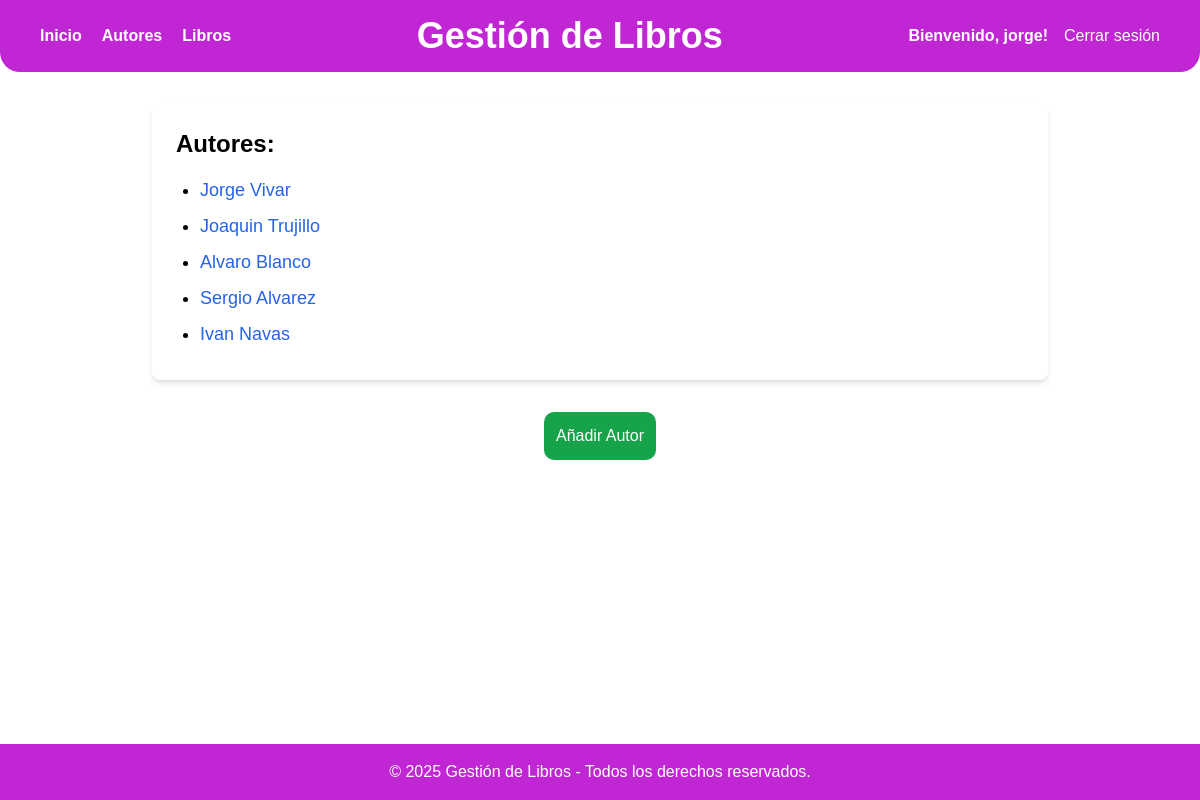
The app's page /gestion/autores/ (signed in) with its own data.
### myapp/models.py (models this page shows, shortened)
class Autor(models.Model):
    nombre= models.CharField(max_length=100)
    apellido= models.CharField(max_length=100)
    fecha_nacimiento= models.DateField()

### myapp/views.py (the view)
# urls.py: path('autores/', views.AutorListView.as_view(), name='lista_autores'),
class AutorListView(ListView):
    model = Autor
    template_name = 'lista_autores.html'

### templates/lista_autores.html (shortened to what this page needs)
{% extends 'layouts/base.html' %}
{% block content %}
    <h3 class="text-2xl font-bold mb-4">Autores:</h3>
    <ul class="list-disc pl-6">
        {% for autor in object_list %}
        <li class="text-lg mb-2 capitalize">
            <a href="{% url 'detalle_autor' autor.id %}" class="text-blue-600 hover:underline">
                {{ autor.nombre }} {{ autor.apellido }}
            </a>
        </li>
        {% empty %}
        <p>No hay autores disponibles.</p>
        {% endfor %}
    </ul>
{% endblock %}
{% block actions %}
<div class="max-w-4xl mx-auto mt-8 bg-white rounded-lg flex flex-col items-center">
    <a href="{% url 'add_autor' %}" class="bg-green-600 p-3 text-white rounded-[10px] hover:bg-green-500">Añadir Autor</a>
</div>
{% endblock %}

### templates/layouts/base.html (shortened to what this page needs)
<!DOCTYPE html>
<html lang="es">
<head>
    <script src="https://cdn.tailwindcss.com"></script>
</head>
<body class="min-h-screen flex flex-col">
    <header class="bg-fuchsia-600 text-white py-4 px-10 flex justify-between items-center rounded-b-[20px]">
        <nav class="flex space-x-5 font-bold">
            <a href="{% url 'index' %}" class="hover:underline">Inicio</a>
            <a href="{% url 'lista_autores' %}" class="hover:underline">Autores</a>
            <a href="{% url 'lista_libros' %}" class="hover:underline">Libros</a>
        </nav>
        <h1 class="text-4xl font-bold text-center flex-1">Gestión de Libros</h1>
        <div class="flex items-center space-x-4">
            {% if user.is_authenticated %}
                <span class="font-semibold">Bienvenido, {{ user.username }}!</span>
                <form action="{% url 'logout' %}" method="post">
                    <button type="submit" class="hover:underline">Cerrar sesión</button>
                </form>
            {% else %}
                <a href="{% url 'login' %}" class="hover:underline">Iniciar sesión</a>
                <a href="{% url 'signup' %}" class="hover:underline">Registrarse</a>
            {% endif %}
        </div>
    </header>
    <main class="flex-1">
        <div class="max-w-4xl mx-auto mt-8 p-6 bg-white rounded-lg shadow-md">
            {% block content %}
            {% endblock %}
        </div>
        <div>
            {% block actions %}
            {% endblock %}
        </div>
    </main>
    <footer class="bg-fuchsia-600 text-white text-center py-4 mt-10">
        © 2025 Gestión de Libros - Todos los derechos reservados.
    </footer>
</body>
</html>

### templates/layouts/base.html (style rules this page uses)
* { font-family: Arial, sans-serif; margin: 0; padding: 0; }

### records on screen
Autor: nombre "Jorge", apellido "Vivar"
Autor: nombre "Joaquin", apellido "Trujillo"
Autor: nombre "Alvaro", apellido "Blanco"
Autor: nombre "Sergio", apellido "Alvarez"
Autor: nombre "Ivan", apellido "Navas"

### other values on screen
{{ user.username }} "jorge"
